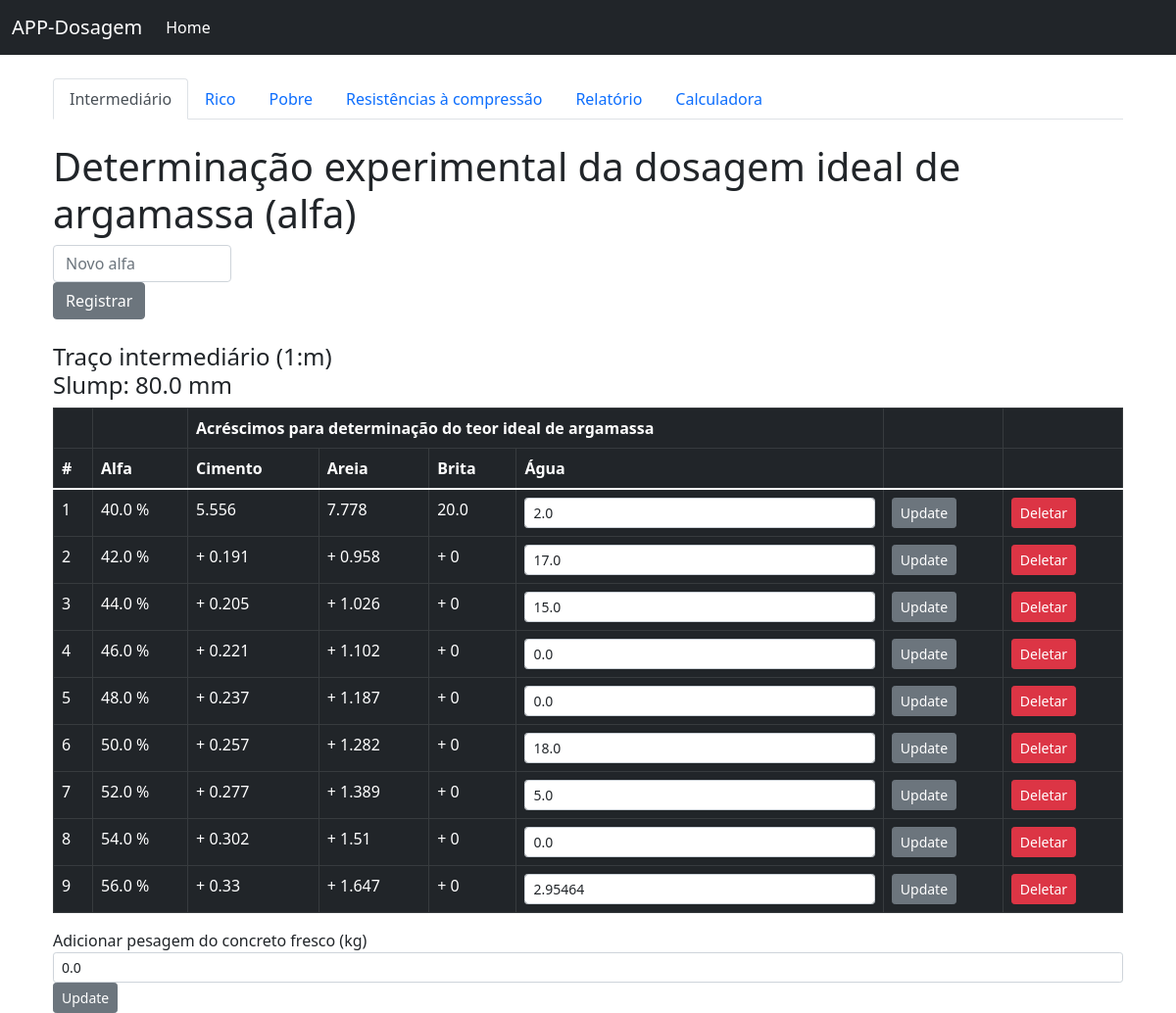
The app's page /dosagem/10 with its own data.
### app/models.py (models this page shows, shortened)
class Ensaios(db.Model):
    id = db.Column(db.Integer, primary_key=True)
    nome = db.Column(db.String(30))
    piloto = db.Column(db.Float)
    rico = db.Column(db.Float)
    pobre = db.Column(db.Float)
    cp = db.Column(db.Float)
    pesobrita = db.Column(db.Float)
    slump = db.Column(db.Float)
    umidade = db.Column(db.Float)
    volume = db.Column(db.Float)
    dosagem_piloto = db.relationship('Dosagem_piloto', backref='ensaio')
    dosagem_rico = db.relationship('Dosagem_rico', backref='ensaio')
    dosagem_pobre = db.relationship('Dosagem_pobre', backref='ensaio')
    cp_piloto = db.relationship('Cp_piloto', backref='ensaio')
    cp_rico = db.relationship('Cp_rico', backref='ensaio')
    cp_pobre = db.relationship('Cp_pobre', backref='ensaio')
    resultados = db.relationship('Resultados', backref='ensaio')
    teste = db.relationship('Teste', backref='ensaio')
    consumo_piloto = db.relationship('Consumo_piloto', backref='ensaio')
    consumo_rico = db.relationship('Consumo_rico', backref='ensaio')
    consumo_pobre = db.relationship('Consumo_pobre', backref='ensaio')

class Dosagem_piloto(db.Model):
    id = db.Column(db.Integer, primary_key=True)
    alfa = db.Column(db.Float)
    c_unitario = db.Column(db.Float)
    a_unitario = db.Column(db.Float)
    b_unitario = db.Column(db.Float)
    c_massa = db.Column(db.Float)
    a_massa = db.Column(db.Float)
    b_massa = db.Column(db.Float)
    c_acr = db.Column(db.Float)
    a_acr= db.Column(db.Float)
    a_massa_umida = db.Column(db.Float)
    umidade_agregado = db.Column(db.Float)
    agua = db.Column(db.Float)
    agua_cimento = db.Column(db.Float)
    indice = db.Column(db.Integer)
    ensaio_id = db.Column(db.Integer, db.ForeignKey('ensaios.id'))

class Consumo_piloto(db.Model):
    id = db.Column(db.Integer, primary_key=True)
    kg_piloto = db.Column(db.Float)
    ensaio_id = db.Column(db.Integer, db.ForeignKey('ensaios.id'))

### app/routes.py (the view, shortened to what this page needs)
@app.route('/dosagem/<int:id>', methods=['POST', 'GET'])
def dosagem(id):
    form = Alfa()
    ensaio_salvo = Ensaios.query.filter_by(id=id).first()
    c = Consumo_piloto.query.filter_by(ensaio_id=id).first()
    cr = Consumo_piloto.query.filter_by(ensaio_id=id).first()
    cpb = Consumo_piloto.query.filter_by(ensaio_id=id).first()
    if c == None:
        kg_piloto = Consumo_piloto(kg_piloto=0, ensaio=ensaio_salvo)
        db.session.add(kg_piloto)
        db.session.commit()
    if cr == None:
        kg_rico = Consumo_rico(kg_rico=0, ensaio=ensaio_salvo)
        db.session.add(kg_rico)
        db.session.commit()
    if cpb == None:
        kg_pobre = Consumo_pobre(kg_pobre=0, ensaio=ensaio_salvo)
        db.session.add(kg_pobre)
        db.session.commit()
    dosagens_do_ensaio_salvo = ensaio_salvo.dosagem_piloto
    m = ensaio_salvo.piloto
    pesobrita = ensaio_salvo.pesobrita
    slump = ensaio_salvo.slump
    m_rico = ensaio_salvo.rico
    m_pobre = ensaio_salvo.pobre
    alfa_ordenado = Dosagem_piloto.query.filter_by(ensaio_id=id).order_by(Dosagem_piloto.alfa).all()
    if dosagens_do_ensaio_salvo != []:
        contador = 0
        indice = 1
        for i in alfa_ordenado:
            alfa = i.alfa
            if contador == 0:
                alfaantigo = 0
            else:
                alfaantigo = alfa_ordenado[contador-1].alfa
            traco = Ensaio(
                m = m,
                alfa = alfa,
                pesobrita = pesobrita,
                alfaantigo = alfaantigo)
            i.alfa = alfa
            i.c_unitario = traco.massas_unitarias()[0]
            i.a_unitario = traco.massas_unitarias()[1]
            i.b_unitario = traco.massas_unitarias()[2]
            i.c_massa = traco.massas_iniciais()[0]
            i.a_massa = traco.massas_iniciais()[1]
            i.b_massa = traco.massas_iniciais()[2]
            i.c_acr = traco.quantidades_adicionar()[0]
            i.a_acr = traco.quantidades_adicionar()[1]
            i.a_massa_umida = traco.umidade_agregado()[0]
            i.umidade_agregado = traco.umidade_agregado()[1]
            i.ensaio = ensaio_salvo
            i.indice = indice
            db.session.commit()
            contador = contador + 1
            indice = indice + 1
    return render_template("dosagem.html", form=form, id=id, dosagens_do_ensaio_salvo=dosagens_do_ensaio_salvo, m=m, slump=slump, pesobrita=pesobrita, alfa_ordenado=alfa_ordenado, c=c)

### app/forms.py
class Alfa(FlaskForm):
    alfa = FloatField('Alfa:')
    submit = SubmitField('Registrar')

### app/traco_dosagem.py (called while the page is built)
    def massas_unitarias(self):
        cimento_unitario = 1
        areia_unitario= round(self.alfa*(1+self.m)-1, self.arredondamento)
        pedra_unitario = round(self.m-areia_unitario, self.arredondamento)
        return(cimento_unitario, areia_unitario, pedra_unitario)

    def massas_iniciais(self):
        a = self.alfa*(1+self.m)-1
        p = self.m-a
        massa_cimento = round(self.pesobrita/p, self.arredondamento)
        massa_areia = round(self.pesobrita*a/p, self.arredondamento)
        massa_pedra = round(self.pesobrita, self.arredondamento)
        return(massa_cimento, massa_areia, massa_pedra)

    def massas_iniciais_antigas(self):
        if self.alfaantigo == 0:
            return(0,0)
        else:
            a = self.alfaantigo*(1+self.m)-1
            p = self.m-a
            massa_cimento = round(self.pesobrita/p, self.arredondamento)
            massa_areia = round(self.pesobrita*a/p, self.arredondamento)
            massa_pedra = round(self.pesobrita, self.arredondamento)
            return(massa_cimento, massa_areia, massa_pedra)

    def quantidades_adicionar(self):
        if self.alfaantigo == 0:
            return(0,0)
        else:
            massa_antiga = self.massas_iniciais_antigas()
            massa_nova = self.massas_iniciais()
            adicionar_cimento = round(massa_nova[0] - massa_antiga[0], self.arredondamento)
            adicionar_areia = round(massa_nova[1] - massa_antiga[1], self.arredondamento)
            return(adicionar_cimento, adicionar_areia)

    def umidade_agregado(self):
        fator_umidade = self.umidade/100
        areia_seca = self.massas_iniciais()[1]
        areia_umida = round(areia_seca/(1-fator_umidade), self.arredondamento)
        massa_de_agua = round(areia_umida - areia_seca, self.arredondamento)
        return(areia_umida, massa_de_agua)

### app/templates/dosagem.html (shortened to what this page needs)
{% extends 'base.html' %}
{% block content %}
<div class="container">
    <div class = "row">
        <div class="container">
            <ul class="nav nav-tabs">
              <li class="nav-item">
                <a class="nav-link active" aria-current="page" href="/dosagem/{{ id }}">Intermediário</a>
              </li>
              <li class="nav-item">
                <a class="nav-link" href="/rico/{{ id }}">Rico</a>
              </li>
              <li class="nav-item">
                <a class="nav-link" href="/pobre/{{ id }}">Pobre</a>
              </li>
              <li class="nav-item">
                <a class="nav-link" href="/corpo_de_prova/{{ id }}">Resistências à compressão</a>
              </li>
              <li class="nav-item">
                <a class="nav-link" href="/resultados/{{ id }}">Relatório</a>
              </li>
              <li class="nav-item">
                <a class="nav-link" href="/calculadora/{{ id }}">Calculadora</a>
              </li>
            </ul>
            <br>
        </div>
    </div>
    <h1>Determinação experimental da dosagem ideal de argamassa (alfa)</h1>
    <div class=row>
        <form method="POST">
            <div class=col-2>
                {{ form.alfa(class="form-control", type="number", step="any", placeholder='Novo alfa') }}
            </div>
            <div class=col-2>
                {{ form.submit(class="btn btn-secondary") }}
            </div>
        </form>
    </div>
    <br>
    <h4>Traço intermediário (1:m)<br>Slump: {{ slump }} mm</h4>
    <div class="table-responsive">
    <table class="table table-dark table-hover table-bordered">
    <thead>
        <tr>
            <th></th>
            <th></th>
            <th colspan="4">Acréscimos para determinação do teor ideal de argamassa</th>
            <th></th>
            <th></th>
        </tr>
        <tr>
            <th>#</th>
            <th>Alfa</th>
            <th>Cimento</th>
            <th>Areia</th>
            <th>Brita</th>
            <th>Água</th>
            <th></th>
            <th></th>
        </tr>
    </thead>
    <tbody>
    {% for i in alfa_ordenado %}
    <form method="POST" action="/agua">
        <tr>
            <td>{{ i.indice }}</td>
            <td>{{ i.alfa }} %</td>
            {% if i.indice == 1 %}
                <td>{{ i.c_massa }}</td>
                <td>{{ i.a_massa }}</td>
                <td>{{ pesobrita }}</td>
            {% else %}
                <td> + {{ i.c_acr }}</td>
                <td> + {{ i.a_acr }}</td>
                <td> + 0 </td>
            {% endif %}
            <td><input type="hidden" value="{{ i.id }}" name="i_id">
            <input type="number" step="any" size="1" class="form-control form-control-sm" value="{{ i.agua }}" name="valor_agua_novo"></td>
            <td><input type="submit" class="btn btn-secondary btn-sm" value="Update"></td>
            <td><a type="button" class='btn btn-danger btn-sm' data-bs-toggle="modal" data-bs-target="#exampleModal{{ i.id }}">Deletar</a></td>
        </tr>
    </form>
    {% endfor %}
    </tbody>
    </table>
    </div>
    <div>
      Adicionar pesagem do concreto fresco (kg)
      <form method="POST" action="/dosagem/pesagem/{{ id }}">
      <input type="number" step="any" size="1" class="form-control form-control-sm" value="{{ c.kg_piloto }}" name="pesagem_piloto">
      <input type="submit" class="btn btn-secondary btn-sm" value="Update">
      </form>
    </div>
</div>
{% endblock %}

### records on screen
Ensaios: slump "80.0", pesobrita "20.0"
Dosagem_piloto: indice "1", alfa "40.0", c_massa "5.556", a_massa "7.778", valor_agua_novo "2.0"
Dosagem_piloto: indice "2", alfa "42.0", c_acr "0.191", a_acr "0.958", valor_agua_novo "17.0"
Dosagem_piloto: indice "3", alfa "44.0", c_acr "0.205", a_acr "1.026", valor_agua_novo "15.0"
Dosagem_piloto: indice "4", alfa "46.0", c_acr "0.221", a_acr "1.102", valor_agua_novo "0.0"
Dosagem_piloto: indice "5", alfa "48.0", c_acr "0.237", a_acr "1.187", valor_agua_novo "0.0"
Dosagem_piloto: indice "6", alfa "50.0", c_acr "0.257", a_acr "1.282", valor_agua_novo "18.0"
Dosagem_piloto: indice "7", alfa "52.0", c_acr "0.277", a_acr "1.389", valor_agua_novo "5.0"
Dosagem_piloto: indice "8", alfa "54.0", c_acr "0.302", a_acr "1.51", valor_agua_novo "0.0"
Dosagem_piloto: indice "9", alfa "56.0", c_acr "0.33", a_acr "1.647", valor_agua_novo "2.95464"
Consumo_piloto: pesagem_piloto "0.0"
